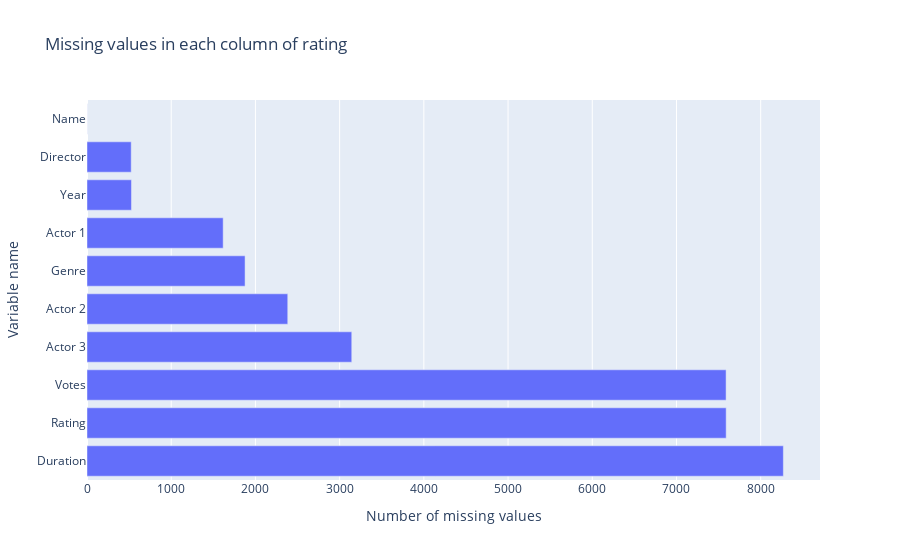

Source (notebook cell):
### Code cell
px.bar(rating.isna().sum().sort_values(ascending = False), rating.isna().sum().sort_values(ascending = False), labels = {'x':'Number of missing values',
                                                                                                                 'index':'Variable name'},
       title = "Missing values in each column of rating")

### Figure 1 — Plotly figure (JSON) as saved in the notebook; plotly's stock layout.template omitted (floating-point values rounded to 4 significant figures)
{"data": [{"alignmentgroup": "True", "hovertemplate": "Number of missing values=%{x}<br>Variable name=%{y}<extra></extra>", "legendgroup": "", "marker": {"color": "#636efa", "pattern": {"shape": ""}}, "name": "", "offsetgroup": "", "orientation": "h", "showlegend": false, "textposition": "auto", "type": "bar", "x": [8269, 7590, 7589, 3144, 2384, 1877, 1617, 528, 525, 1], "xaxis": "x", "y": ["Duration", "Rating", "Votes", "Actor 3", "Actor 2", "Genre", "Actor 1", "Year", "Director", "Name"], "yaxis": "y"}], "layout": {"barmode": "relative", "legend": {"tracegroupgap": 0}, "title": {"text": "Missing values in each column of rating"}, "xaxis": {"anchor": "y", "domain": [0, 1], "title": {"text": "Number of missing values"}}, "yaxis": {"anchor": "x", "domain": [0, 1], "title": {"text": "Variable name"}}}}
